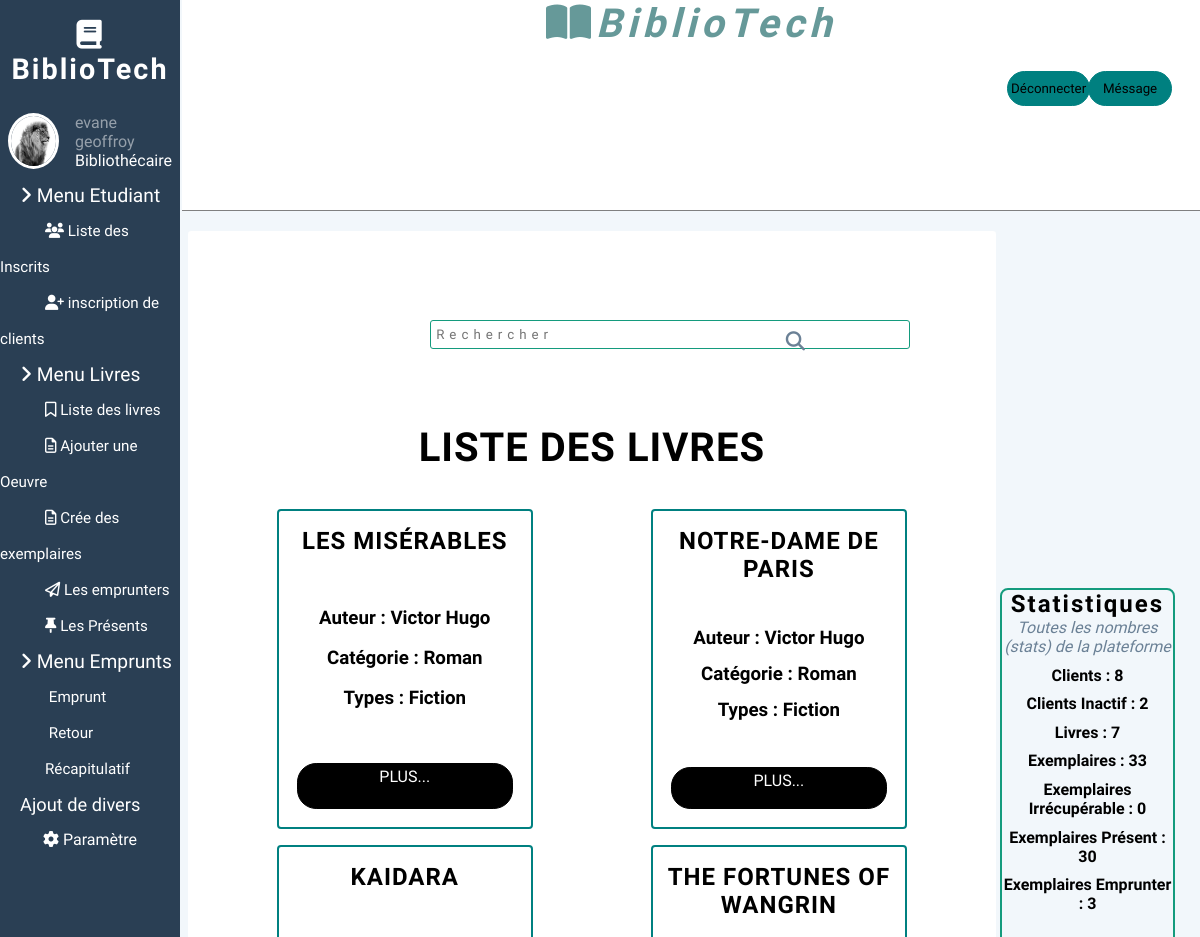
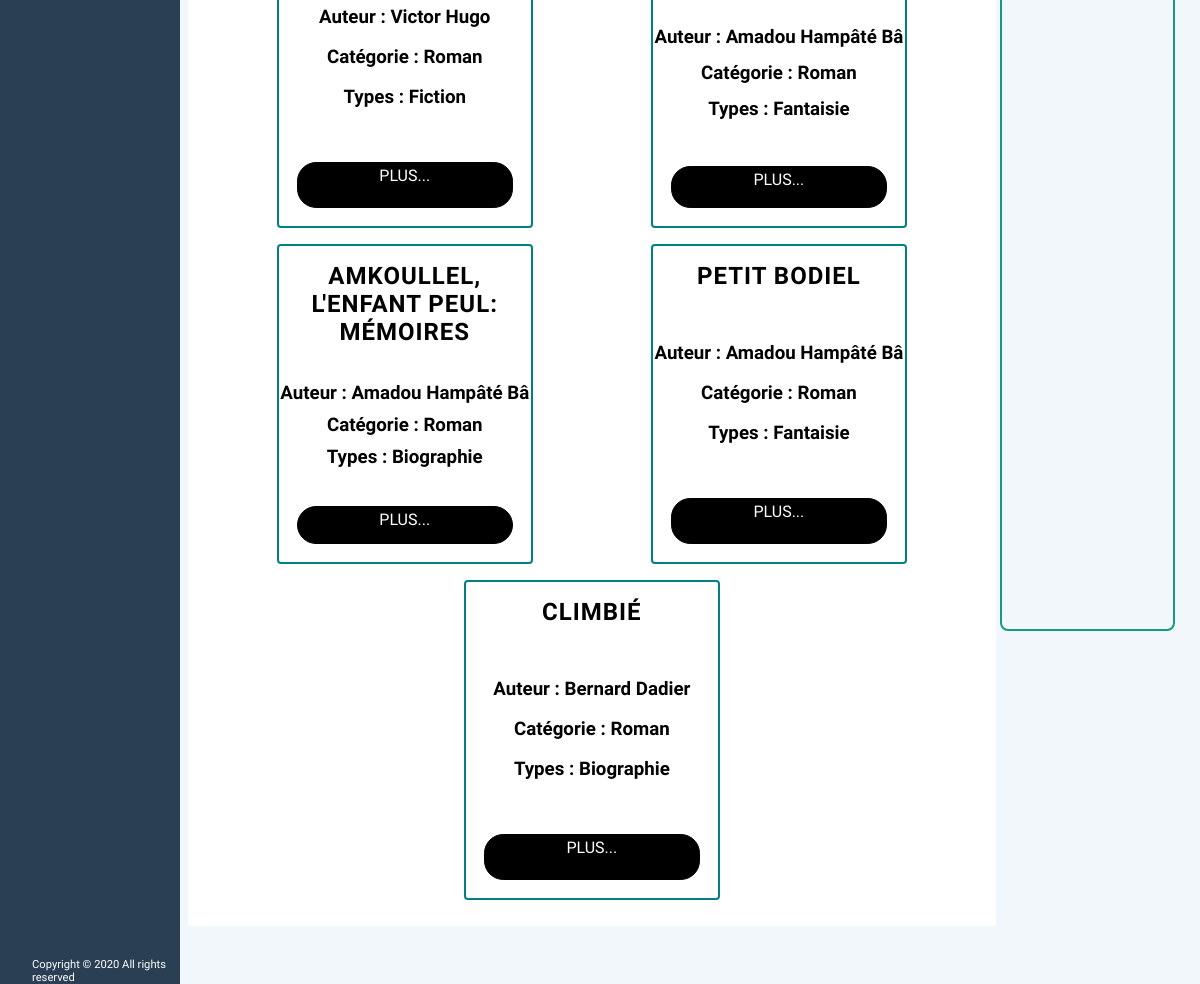
Screenshot of /Views/livres.php (signed in) with the database file from the repository (2 pictures, top to bottom).
### tables this page shows
CREATE TABLE IF NOT EXISTS `livres` (
  `id` int NOT NULL AUTO_INCREMENT,
  `oeuvre_id` int NOT NULL,
  `auteur_id` int NOT NULL,
  `types_id` int NOT NULL,
  `categorie_id` int NOT NULL,
  `photo_id` int NOT NULL,
  `resumes` text NOT NULL,
  PRIMARY KEY (`id`),
  KEY `fk_type` (`types_id`),
  KEY `fk_categorie` (`categorie_id`),
  KEY `fk_photo` (`photo_id`) USING BTREE,
  KEY `fk_auteur` (`auteur_id`) USING BTREE,
  KEY `fk_oeuvre` (`oeuvre_id`)
);

CREATE TABLE IF NOT EXISTS `oeuvre` (
  `id` int NOT NULL AUTO_INCREMENT,
  `nom` varchar(10000) NOT NULL,
  `auteur_id` int NOT NULL,
  PRIMARY KEY (`id`),
  KEY `fk_auteur_oeuvre` (`auteur_id`)
);

CREATE TABLE IF NOT EXISTS `auteur` (
  `id` int NOT NULL AUTO_INCREMENT,
  `nom` varchar(500) NOT NULL,
  PRIMARY KEY (`id`)
);

CREATE TABLE IF NOT EXISTS `categorie` (
  `id` int NOT NULL AUTO_INCREMENT,
  `nom` varchar(200) NOT NULL,
  PRIMARY KEY (`id`)
);

CREATE TABLE IF NOT EXISTS `types` (
  `id` int NOT NULL AUTO_INCREMENT,
  `nom` varchar(200) NOT NULL,
  PRIMARY KEY (`id`)
);

### Views/livres.php (the view, shortened to what this page needs)
<?php
include("./parts/head.php");
include('../php/connexion.php');
$sql = "SELECT * FROM livres";
$result0 = mysqli_query($conn, $sql);
$livres = mysqli_fetch_all($result0, MYSQLI_ASSOC);
include("./parts/section/nav.php");
include("./parts/section/header.php"); ?>
<div class="contain">
    <?php include("./parts/section/search.php"); ?>
    <div class="cards">
        <h2 class="header">Liste des livres</h2>
        <div class="services">
            <?php foreach ($livres as $livre) : ?>
                <div class="content">
                    <h2><?php $req = $connexion->prepare('SELECT nom FROM oeuvre WHERE id = :id_structure');
                                    $req->execute(['id_structure' => $livre['oeuvre_id']]);
                                    $res = $req->fetch();
                                    echo $res['nom']; ?></h2>
                    <p>
                        <h3>Auteur : <?php $req = $connexion->prepare('SELECT nom FROM auteur WHERE id = :id_structure');
                                    $req->execute(['id_structure' => $livre['auteur_id']]);
                                    $res = $req->fetch();
                                    echo $res['nom']; ?></h3>
                        <h3>Catégorie : <?php $req = $connexion->prepare('SELECT nom FROM categorie WHERE id = :id_structure');
                                    $req->execute(['id_structure' => $livre['categorie_id']]);
                                    $res = $req->fetch();
                                    echo $res['nom']; ?></h3>
                        <h3>Types : <?php $req = $connexion->prepare('SELECT nom FROM types WHERE id = :id_structure');
                                    $req->execute(['id_structure' => $livre['types_id']]);
                                    $res = $req->fetch();
                                    echo $res['nom']; ?></h3>
                    </p>
                    <a href="./livres_detail.php?id=<?php echo $livre['id']; ?>&amp;oeuvre=<?php echo $livre['oeuvre_id']; ?>">Plus...</a>
                </div>
            <?php endforeach ?>
        </div>
    </div>
</div>
<?php
include("./parts/section/float.php");
include("./parts/foot.php"); ?>

### Static/css/style.css (style rules this page uses)
* { margin: 0; padding: 0; box-sizing: border-box; font-family: "Mukta", sans-serif; }
body { background-color: #f2f7fb; }
.contain { background-color: white; border: 0px solid white; border-radius: 0.2rem; width: 67.36%; height: 85%; position: absolute; right: 17%; left: 15.64%; top: 12%; overflow: auto; }
a { text-decoration: none; }

### Static/css/formulaire.css (style rules this page uses)
* { margin: 0; padding: 0; font-family: "Mukta", sans-serif; }
body { background-color: #f2f7fb; z-index: 1000; }
h2 { letter-spacing: 2px; }

### Static/css/carte.css (style rules this page uses)
.cards { max-width: 1100px; margin: 0 auto; text-align: center; padding: 30px; }
.cards h2.header { font-size: 40px; margin: 0 0 30px 0; text-transform: uppercase; letter-spacing: 1px; }
.services { display: flex; align-items: center; justify-content: space-around; flex-wrap: wrap; }
.content { text-align: center; overflow-block: auto; height: 20rem; width: 16rem; border: 2px solid teal; border-radius: 4px; transition: all 0.3s ease; display: flex; flex-wrap: wrap; margin: 0.5rem; }
.content > * { flex: 1 1 100%; }
.content h2 { font-size: 1.5em; margin: 16px 0; letter-spacing: 1px; text-transform: uppercase; }
.content p { font-size: 17px; }
.content a { margin: 18px; background: black; color: white; text-decoration: none; text-transform: uppercase; border: 1px solid black; padding: 0.2rem; border-radius: 1.2rem; transition: 0.3s ease; }

### rows the page displays
livres: oeuvre.nom "LES MISÉRABLES", auteur.nom "Victor Hugo", categorie.nom "Roman", types.nom "Fiction"
livres: oeuvre.nom "NOTRE-DAME DE PARIS", auteur.nom "Victor Hugo", categorie.nom "Roman", types.nom "Fiction"
livres: oeuvre.nom "KAIDARA", auteur.nom "Victor Hugo", categorie.nom "Roman", types.nom "Fiction"
livres: oeuvre.nom "THE FORTUNES OF WANGRIN", auteur.nom "Amadou Hampâté Bâ", categorie.nom "Roman", types.nom "Fantaisie"
livres: oeuvre.nom "AMKOULLEL, L'ENFANT PEUL: MÉMOIRES", auteur.nom "Amadou Hampâté Bâ", categorie.nom "Roman", types.nom "Biographie"
livres: oeuvre.nom "PETIT BODIEL", auteur.nom "Amadou Hampâté Bâ", categorie.nom "Roman", types.nom "Fantaisie"
livres: oeuvre.nom "CLIMBIÉ", auteur.nom "Bernard Dadier", categorie.nom "Roman", types.nom "Biographie"

### other values shown
$_SESSION['name']['nom'] "evane"
$_SESSION['name']['prenom'] "geoffroy"
$i "8"
$i "2"
$i "7"
$i "33"
$i "0"
$i "30"
$i "3"
